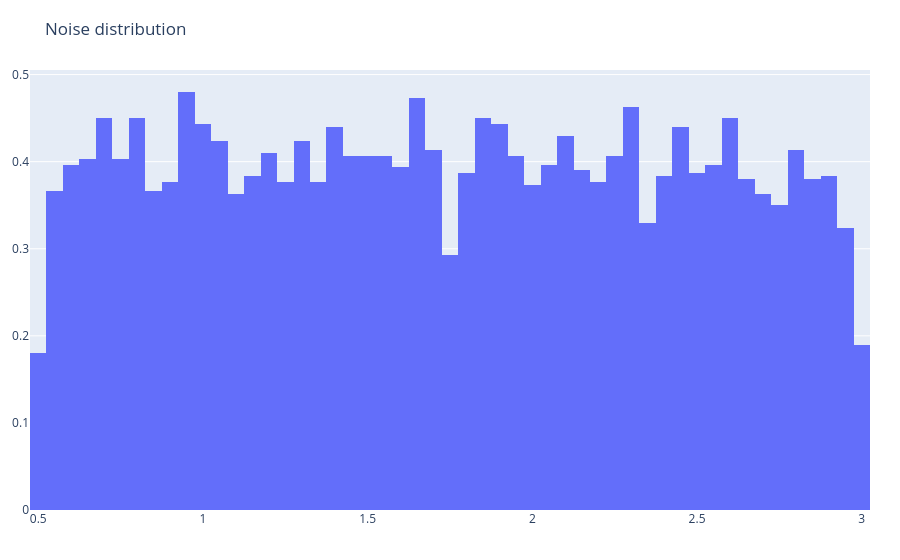

This figure's notebook cell:
### Code cell
fig = go.Figure()
fig.add_trace(go.Histogram(x=noise.iloc[:, 1], histnorm='probability density'))
fig.update_layout(title='Noise distribution', margin=dict(l=30, r=30, b=50, t=70))
fig.write_html('graphs/noise_dist.html')
fig.show()

### Figure 1 — Plotly figure (JSON) as saved in the notebook; plotly's stock layout.template omitted (floating-point values rounded to 4 significant figures; data arrays with more than 128 entries replaced by an {"elided": "..."} marker saying what was removed)
{"data": [{"histnorm": "probability density", "type": "histogram", "x": {"elided": "6000 float values"}}], "layout": {"margin": {"b": 50, "l": 30, "r": 30, "t": 70}, "title": {"text": "Noise distribution"}}}
